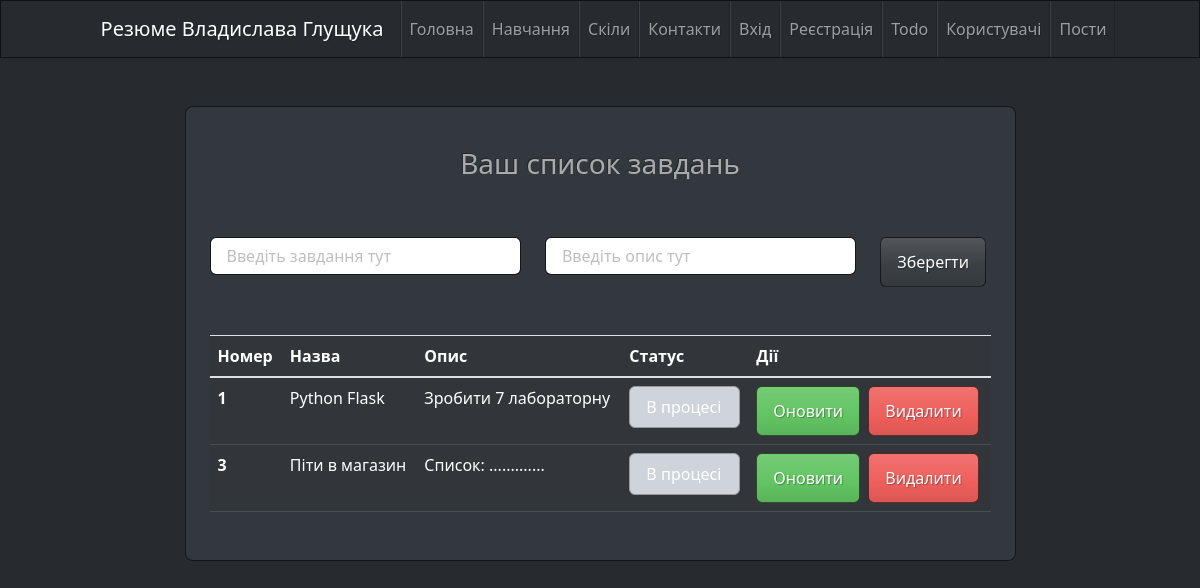
Screenshot of /todo with the database file from the repository.
### app/todo/models.py (models this page shows)
class Todo(db.Model):
    __tablename__ = "todo"
    id = db.Column(db.Integer, primary_key=True)
    title = db.Column(db.String(100))
    description = db.Column(db.String(200))
    complete = db.Column(db.Boolean)

### app/todo/views.py (the view)
@todo.route('/todo', methods=["GET", "POST"])
def todos():
    form = AddTodoItemForm()
    todo_list = Todo.query.all()
    return render_template('todo.html', form=form, todo_list=todo_list)

### app/todo/forms.py
class AddTodoItemForm(FlaskForm):
    title = StringField("Введіть завдання тут", validators=[DataRequired("Це поле є обов'язковим")])
    description = StringField("Введіть опис тут", validators=[DataRequired("Це поле є обов'язковим")])
    submit = SubmitField("Зберегти")

### app/todo/templates/todo/todo.html (shortened to what this page needs)
{% extends 'base.html' %}
{% block content %}
  <div class="container py-5 h-100">
    <div class="row d-flex justify-content-center align-items-center h-100">
      <div class="col col-lg-9 col-xl-9 ">
        <div class="card rounded-3">
          <div class="card-body p-4">
            <h3 class="text-center my-3 pb-3">Ваш список завдань</h3>
            <br>
            <form class="row" action="{{ url_for('todo.add') }}" method="POST">
              <div class="col-5">
                <div class="form-outline">
                  {{ form.title(class="form-control", placeholder="Введіть завдання тут") }}
                </div>
              </div>
              <div class="col-5">
                <div class="form-outline">
                  {{ form.description(class="form-control", placeholder="Введіть опис тут") }}
                </div>
              </div>
              <div class="col-2">
                {{ form.submit(class="btn btn-primary") }}
              </div>
            </form>
            <br><br>
            <table class="table mb-4">
              <thead>
                  <tr>
                    <th scope="col">Номер</th>
                    <th scope="col">Назва</th>
                    <th scope="col">Опис</th>
                    <th scope="col">Статус</th>
                    <th scope="col">Дії</th>
                  </tr>
              </thead>
              <tbody>
                  {% for todo in todo_list %}
                  <tr class="table-dark">
                    <th scope="row">{{ todo.id }}</th>
                    <td>{{ todo.title }}</td>
                    <td>{{ todo.description }}</td>
                    <td>
                      <ul class="list-group">
                        {% if todo.complete == False %}
                          <li class="list-group-item list-group-item-dark">В процесі</li>
                        {% else %}
                          <li class="list-group-item list-group-item-success completed">Завершено</li>
                        {% endif %}
                      </ul>
                    </td>
                    <td>
                      <a class="btn btn-success" href="{{ url_for('todo.update', id=todo.id) }}">Оновити</a>
                      <a class="btn btn-danger ms-1" href="{{ url_for('todo.delete', id=todo.id) }}">Видалити</a>
                    </td>
                  </tr>
                  {% endfor %}
              </tbody>
          </table>
          </div>
        </div>
      </div>
    </div>
  </div>
{% endblock %}

### rows the page displays
Todo: id "1", title "Python Flask", description "Зробити 7 лабораторну", complete "В процесі"
Todo: id "3", title "Піти в магазин", description "Список: .............", complete "В процесі"

### other values shown
{{ name }} "Головна" "Навчання" "Скіли" "Контакти" "Вхід" "Реєстрація" "Todo" "Користувачі" "Пости"
